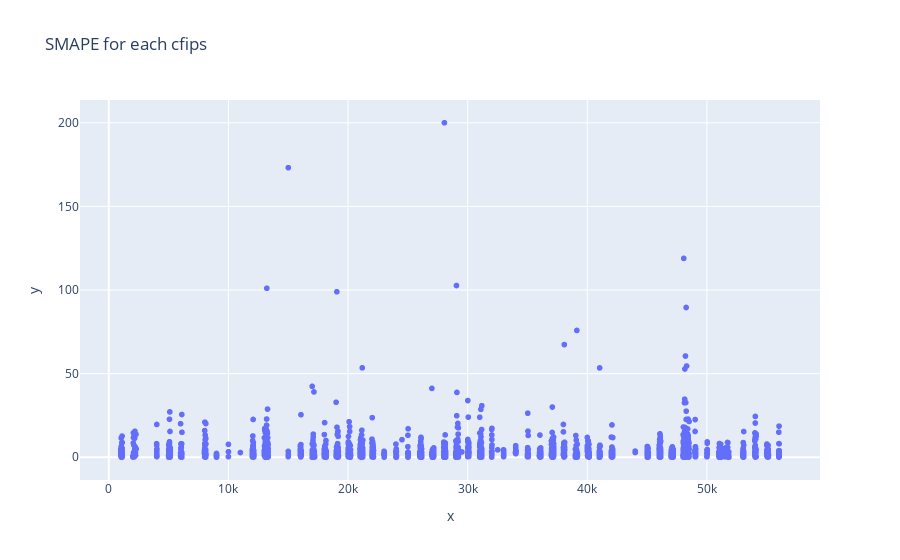

Write notebook code for a chart like this one.
### Code cell
fig = px.scatter(y=error_y, x=cfips_list, title='SMAPE for each cfips')
fig.show()

### Figure 1 — Plotly figure (JSON) as saved in the notebook; plotly's stock layout.template omitted (floating-point values rounded to 4 significant figures; data arrays with more than 128 entries replaced by an {"elided": "..."} marker saying what was removed)
{"data": [{"hovertemplate": "x=%{x}<br>y=%{y}<extra></extra>", "legendgroup": "", "marker": {"color": "#636efa", "symbol": "circle"}, "mode": "markers", "name": "", "showlegend": false, "type": "scattergl", "x": {"elided": "3135 int values"}, "xaxis": "x", "y": {"elided": "3135 float values"}, "yaxis": "y"}], "layout": {"legend": {"tracegroupgap": 0}, "title": {"text": "SMAPE for each cfips"}, "xaxis": {"anchor": "y", "domain": [0, 1], "title": {"text": "x"}}, "yaxis": {"anchor": "x", "domain": [0, 1], "title": {"text": "y"}}}}
